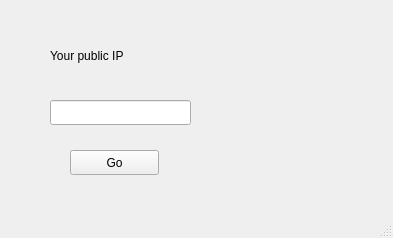
<?xml version="1.0" encoding="UTF-8"?>
<ui version="4.0">
 <class>MainWindow</class>
 <widget class="QMainWindow" name="MainWindow">
  <property name="geometry">
   <rect>
    <x>0</x>
    <y>0</y>
    <width>393</width>
    <height>238</height>
   </rect>
  </property>
  <property name="windowTitle">
   <string>MainWindow</string>
  </property>
  <widget class="QWidget" name="centralwidget">
   <widget class="QPushButton" name="goButton">
    <property name="geometry">
     <rect>
      <x>70</x>
      <y>150</y>
      <width>89</width>
      <height>25</height>
     </rect>
    </property>
    <property name="text">
     <string>Go</string>
    </property>
   </widget>
   <widget class="QLineEdit" name="ipLine">
    <property name="geometry">
     <rect>
      <x>50</x>
      <y>100</y>
      <width>141</width>
      <height>25</height>
     </rect>
    </property>
   </widget>
   <widget class="QLabel" name="label">
    <property name="geometry">
     <rect>
      <x>50</x>
      <y>30</y>
      <width>281</width>
      <height>51</height>
     </rect>
    </property>
    <property name="text">
     <string>Your public IP</string>
    </property>
   </widget>
  </widget>
  <widget class="QMenuBar" name="menubar">
   <property name="geometry">
    <rect>
     <x>0</x>
     <y>0</y>
     <width>393</width>
     <height>22</height>
    </rect>
   </property>
  </widget>
  <widget class="QStatusBar" name="statusbar"/>
 </widget>
 <resources/>
 <connections/>
</ui>
